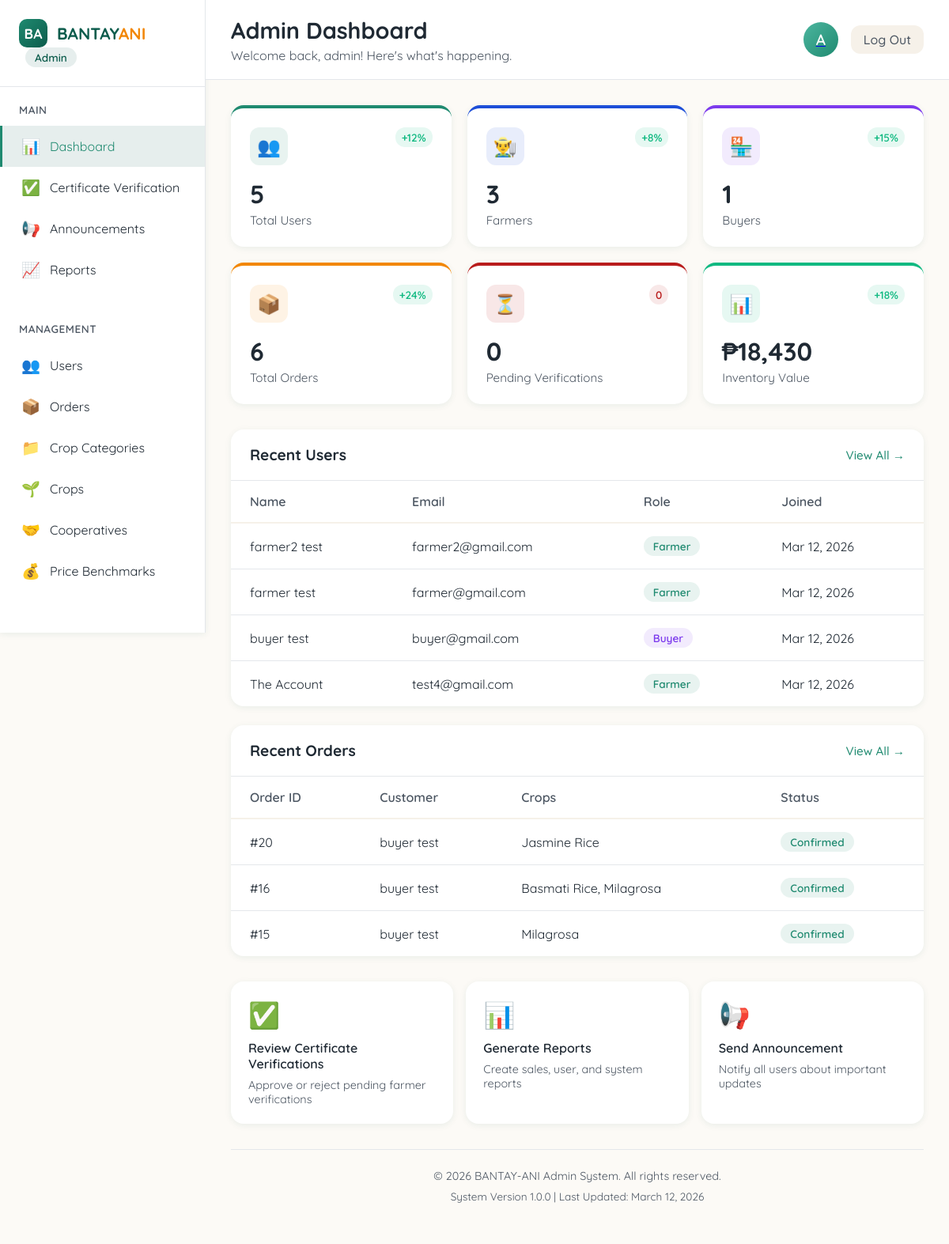
The app's page /admin/index.php (signed in) with its own data.
### tables this page shows
CREATE TABLE `users` (
  `user_id` int(11) NOT NULL,
  `role` enum('Farmer','Buyer','Admin') NOT NULL,
  `first_name` varchar(45) NOT NULL,
  `middle_name` varchar(45) NOT NULL,
  `last_name` varchar(45) NOT NULL,
  `email` varchar(45) NOT NULL,
  `password` varchar(255) NOT NULL,
  `contact_number` varchar(45) DEFAULT NULL,
  `address` varchar(45) NOT NULL,
  `is_verified` tinyint(4) DEFAULT 0,
  `created_at` timestamp NULL DEFAULT current_timestamp(),
  `img_path` varchar(255) DEFAULT NULL
);

CREATE TABLE `orders` (
  `order_id` int(11) NOT NULL,
  `buyer_id` int(11) NOT NULL,
  `order_date` timestamp NULL DEFAULT current_timestamp(),
  `order_status` enum('Pending','Cancelled','Confirmed','Delivered','Shipped') DEFAULT 'Pending'
);

### admin/index.php (the view, shortened to what this page needs)
<?php
require_once '../includes/config.php';
$stats = [];
$recent_users = [];
$user_id = $_SESSION['user_id'] ?? null;
try {
    $stmt = $conn->query("
        SELECT
            (SELECT COUNT(*) FROM users) AS total_users,
            (SELECT COUNT(*) FROM users WHERE role = 'Farmer') AS total_farmers,
            (SELECT COUNT(*) FROM users WHERE role = 'Buyer') AS total_buyers,
            (SELECT COUNT(*) FROM orders) AS total_orders,
            (SELECT COUNT(*) FROM orders WHERE order_status = 'Pending') AS pending_orders,
            (SELECT COUNT(*) FROM orders WHERE order_status = 'Shipped') AS in_transit,
            (SELECT COUNT(*) FROM farmer_verification WHERE status = 'Pending') AS pending_verifications,
            (SELECT COALESCE(SUM(ci.price * ci.quantity), 0) FROM crops_inventory ci) AS total_inventory_value
    ");
    if ($stmt && $row = $stmt->fetch_assoc()) {
        $stats = $row;
    }
    $stmt = $conn->prepare("
        SELECT user_id, first_name, last_name, email, role, created_at
        FROM users
        WHERE created_at >= DATE_SUB(NOW(), INTERVAL 7 DAY)
        ORDER BY created_at DESC
        LIMIT 10
    ");
    $stmt->execute();
    $recent_users = $stmt->get_result()->fetch_all(MYSQLI_ASSOC);
    $stmt = $conn->prepare("
        SELECT o.order_id, u.first_name, u.last_name, o.order_status, o.order_date,
               GROUP_CONCAT(DISTINCT c.crop_name SEPARATOR ', ') as crops
        FROM orders o
        JOIN users u ON o.buyer_id = u.user_id
        JOIN order_items oi ON o.order_id = oi.order_id
        JOIN crops_inventory ci ON oi.inventory_id = ci.inventory_id
        JOIN crops c ON ci.crop_id = c.crop_id
        GROUP BY o.order_id
        ORDER BY o.order_date DESC
        LIMIT 10
    ");
    $stmt->execute();
    $recent_orders = $stmt->get_result()->fetch_all(MYSQLI_ASSOC);
} catch (Exception $e) {
    error_log("Admin dashboard error: " . $e->getMessage());
}
$profile_img = null;
$stmt = $conn->prepare("SELECT img_path FROM users WHERE user_id = ?");
$stmt->bind_param("i", $user_id);
$stmt->execute();
$stmt->bind_result($profile_img);
?>
<!DOCTYPE html>
<html lang="en">
<head>
</head>
<body>
    <aside class="sidebar">
        <div class="logo-container">
            <a href="http://localhost/bantayani/index.php" class="logo">
                <div class="logo-icon">BA</div>
                <div class="logo-text">BANTAY<span>ANI</span></div>
            </a>
            <div class="admin-badge">Admin</div>
        </div>
        <div class="nav-section">
            <div class="nav-title">Main</div>
            <ul class="nav-links">
                <li><a href="index.php" class="nav-link active"><span class="nav-icon">📊</span><span>Dashboard</span></a></li>
                <li><a href="verify_farmers.php" class="nav-link"><span class="nav-icon">✅</span><span>Certificate Verification</span></a></li>
                <li><a href="announcements.php" class="nav-link"><span class="nav-icon">📢</span><span>Announcements</span></a></li>
                <li><a href="../reports.php" class="nav-link"><span class="nav-icon">📈</span><span>Reports</span></a></li>
            </ul>
        </div>
        <div class="nav-section">
            <div class="nav-title">Management</div>
            <ul class="nav-links">
                <li><a href="users.php" class="nav-link"><span class="nav-icon">👥</span><span>Users</span></a></li>
                <li><a href="orders.php" class="nav-link"><span class="nav-icon">📦</span><span>Orders</span></a></li>
                <li><a href="crop_categories.php" class="nav-link"><span class="nav-icon">📁</span><span>Crop Categories</span></a></li>
                <li><a href="crops.php" class="nav-link"><span class="nav-icon">🌱</span><span>Crops</span></a></li>
                <li><a href="cooperative.php" class="nav-link"><span class="nav-icon">🤝</span><span>Cooperatives</span></a></li>
                <li><a href="benchmarking.php" class="nav-link"><span class="nav-icon">💰</span><span>Price Benchmarks</span></a></li>
            </ul>
        </div>
    </aside>
    <main class="main-content">
        <div class="topbar">
            <div class="page-title">
                <h1>Admin Dashboard</h1>
                <p>Welcome back, <?= htmlspecialchars($_SESSION['first_name'] ?? 'Admin') ?>! Here's what's happening.</p>
            </div>
            <?php
                $profile_img = trim($profile_img ?? '');
                $absolute_path = $_SERVER['DOCUMENT_ROOT'] . '/bantayani/' . $profile_img;
                $public_path   = '/bantayani/' . $profile_img;
            ?>
            <div class="user-info">
                <a href="profile.php" title="View Profile" style="display: inline-block;">
                    <div class="user-avatar">
                        <?php if (!empty($profile_img) && file_exists($absolute_path)): ?>
                            <img src="<?= htmlspecialchars($public_path) ?>"
                                alt="Profile"
                                style="width:100%; height:100%; object-fit:cover; border-radius:50%;">
                        <?php else: ?>
                            <?= strtoupper(substr($_SESSION['first_name'] ?? 'A', 0, 1)) ?>
                        <?php endif; ?>
                    </div>
                </a>
                <a href="/bantayani/user/logout.php" class="logout-btn" style="text-decoration:none; display:inline-block;">Log Out</a>
            </div>
        </div>
        <div class="content">
            <div class="stats-grid">
                <div class="stat-card users">
                    <div class="stat-header">
                        <div class="stat-icon">👥</div>
                        <div class="stat-trend trend-up">+12%</div>
                    </div>
                    <div class="stat-value"><?= number_format($stats['total_users'] ?? 0) ?></div>
                    <div class="stat-label">Total Users</div>
                </div>
                <div class="stat-card farmers">
                    <div class="stat-header">
                        <div class="stat-icon">👨‍🌾</div>
                        <div class="stat-trend trend-up">+8%</div>
                    </div>
                    <div class="stat-value"><?= number_format($stats['total_farmers'] ?? 0) ?></div>
                    <div class="stat-label">Farmers</div>
                </div>
                <div class="stat-card buyers">
                    <div class="stat-header">
                        <div class="stat-icon">🏪</div>
                        <div class="stat-trend trend-up">+15%</div>
                    </div>
                    <div class="stat-value"><?= number_format($stats['total_buyers'] ?? 0) ?></div>
                    <div class="stat-label">Buyers</div>
                </div>
                <div class="stat-card orders">
                    <div class="stat-header">
                        <div class="stat-icon">📦</div>
                        <div class="stat-trend trend-up">+24%</div>
                    </div>
                    <div class="stat-value"><?= number_format($stats['total_orders'] ?? 0) ?></div>
                    <div class="stat-label">Total Orders</div>
                </div>
                <div class="stat-card verifications">
                    <div class="stat-header">
                        <div class="stat-icon">⏳</div>
                        <div class="stat-trend trend-down"><?= $stats['pending_verifications'] ?? 0 ?></div>
                    </div>
                    <div class="stat-value"><?= number_format($stats['pending_verifications'] ?? 0) ?></div>
                    <div class="stat-label">Pending Verifications</div>
                </div>
                <div class="stat-card inventory">
                    <div class="stat-header">
                        <div class="stat-icon">📊</div>
                        <div class="stat-trend trend-up">+18%</div>
                    </div>
                    <div class="stat-value">₱<?= number_format($stats['total_inventory_value'] ?? 0, 0) ?></div>
                    <div class="stat-label">Inventory Value</div>
                </div>
            </div>
            <div class="tables-grid">
                <div class="table-card">
                    <div class="table-header">
                        <h3>Recent Users</h3>
                        <a href="users.php" class="view-all">View All →</a>
                    </div>
                    <table class="data-table">
                        <thead>
                            <tr>
                                <th>Name</th>
                                <th>Email</th>
                                <th>Role</th>
                                <th>Joined</th>
                            </tr>
                        </thead>
                        <tbody>
                            <?php if (!empty($recent_users)): ?>
                                <?php foreach ($recent_users as $user): ?>
                                    <tr>
                                        <td><?= htmlspecialchars($user['first_name'] . ' ' . $user['last_name']) ?></td>
                                        <td><?= htmlspecialchars($user['email']) ?></td>
                                        <td>
                                            <span class="user-role role-<?= strtolower($user['role']) ?>">
                                                <?= $user['role'] ?>
                                            </span>
                                        </td>
                                        <td><?= date('M d, Y', strtotime($user['created_at'])) ?></td>
                                    </tr>
                                <?php endforeach; ?>
                            <?php endif; ?>
                        </tbody>
                    </table>
                </div>
                <div class="table-card">
                    <div class="table-header">
                        <h3>Recent Orders</h3>
                        <a href="orders.php" class="view-all">View All →</a>
                    </div>
                    <table class="data-table">
                        <thead>
                            <tr>
                                <th>Order ID</th>
                                <th>Customer</th>
                                <th>Crops</th>
                                <th>Status</th>
                            </tr>
                        </thead>
                        <tbody>
                            <?php if (!empty($recent_orders)): ?>
                                <?php foreach ($recent_orders as $order): ?>
                                    <tr>
                                        <td>#<?= $order['order_id'] ?></td>
                                        <td><?= htmlspecialchars($order['first_name'] . ' ' . $order['last_name']) ?></td>
                                        <td title="<?= htmlspecialchars($order['crops']) ?>">
                                            <?= strlen($order['crops']) > 30 ? substr($order['crops'], 0, 30) . '...' : $order['crops'] ?>
                                        </td>
                                        <td>
                                            <span class="status-badge status-<?= strtolower($order['order_status']) ?>">
                                                <?= $order['order_status'] ?>
                                            </span>
                                        </td>
                                    </tr>
                                <?php endforeach; ?>
                            <?php endif; ?>
                        </tbody>
                    </table>
                </div>
            </div>
            <div class="quick-actions">
                <a href="verify_farmers.php" class="action-card">
                    <div class="action-icon">✅</div>
                    <div class="action-title">Review Certificate Verifications</div>
                    <div class="action-desc">Approve or reject pending farmer verifications</div>
                </a>
                <a href="../reports.php" class="action-card">
                    <div class="action-icon">📊</div>
                    <div class="action-title">Generate Reports</div>
                    <div class="action-desc">Create sales, user, and system reports</div>
                </a>
                <a href="announcements.php" class="action-card">
                    <div class="action-icon">📢</div>
                    <div class="action-title">Send Announcement</div>
                    <div class="action-desc">Notify all users about important updates</div>
                </a>
            </div>
            <div class="footer">
                <p>© <?= date('Y') ?> BANTAY-ANI Admin System. All rights reserved.</p>
                <p style="margin-top: 8px; font-size: 0.85rem;">
                    System Version 1.0.0 | Last Updated: <?= date('F d, Y') ?>
                </p>
            </div>
        </div>
    </main>
</body>
</html>

### records on screen
users: first_name+last_name "farmer2 test", email "farmer2@gmail.com", role "Farmer", created_at "Mar 12, 2026"
users: first_name+last_name "farmer test", email "farmer@gmail.com", role "Farmer", created_at "Mar 12, 2026"
users: first_name+last_name "buyer test", email "buyer@gmail.com", role "Buyer", created_at "Mar 12, 2026"
users: first_name+last_name "The Account", email "test4@gmail.com", role "Farmer", created_at "Mar 12, 2026"
orders: order_id "20", users.first_name+last_name "buyer test", crops "Jasmine Rice", order_status "Confirmed"
orders: order_id "16", users.first_name+last_name "buyer test", crops "Basmati Rice, Milagrosa", order_status "Confirmed"
orders: order_id "15", users.first_name+last_name "buyer test", crops "Milagrosa", order_status "Confirmed"

### other values on screen
$_SESSION['first_name'] "admin"
substr($_SESSION['first_name'] ?? 'A', 0, 1) "A"
$stats['total_users'] "5"
$stats['total_farmers'] "3"
$stats['total_buyers'] "1"
$stats['total_orders'] "6"
$stats['pending_verifications'] "0"
$stats['total_inventory_value'] "18,430"
